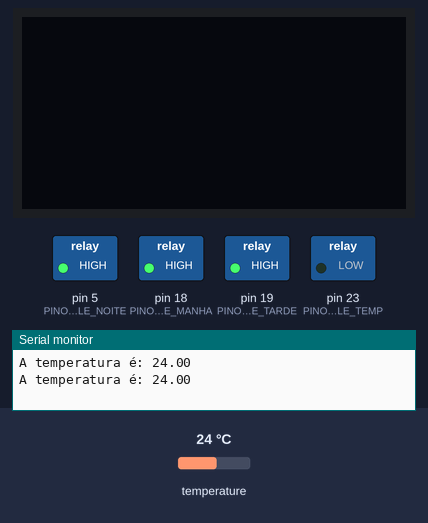
A sketch run on a simulated Arduino Mega 2560, built with avr-gcc and run on an emulated ATmega2560. Shown: 128×64 one-colour display, switched loads named in the sketch (green lamp = pin HIGH), the last lines printed to the serial monitor. The inputs (shaded band) are chosen by the test bench; at power-on: temperature 24 °C.

Above: at 2.6 s.
2.7 s: temperature set to 29.6 °C
4.7 s: temperature set to 30.5 °C
At 5.9 s:
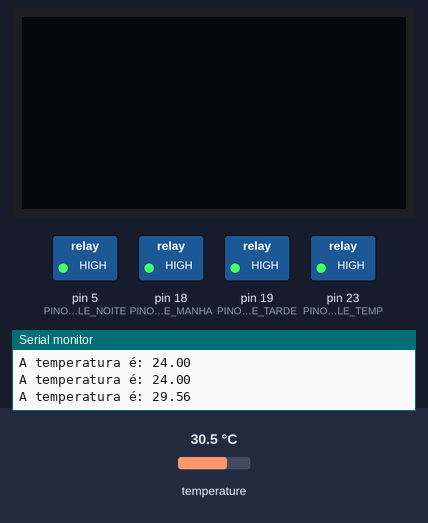
6.8 s: temperature set to 12 °C
At 7.6 s:
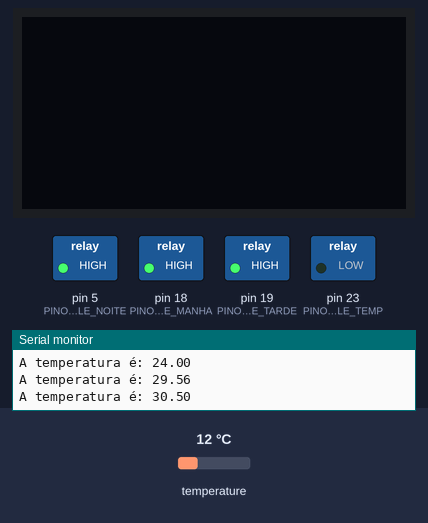
8.6 s: temperature set to 33 °C
At 9.4 s:
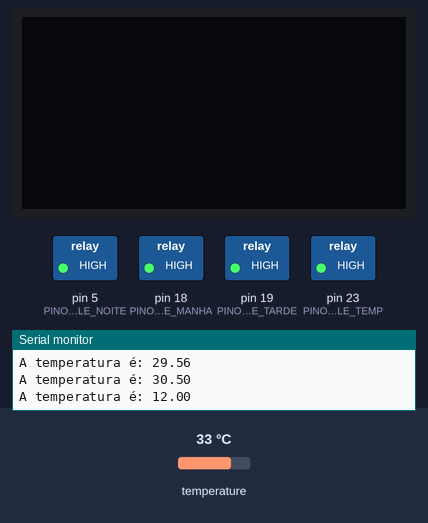
Timing chart, 0 to 11.4 s (numbered marks = the images above; inputs shaded):
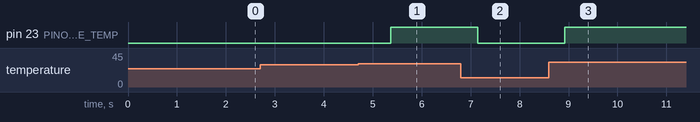

The sketch:

acender.ino
```cpp
//Inclusao das bibliotecas
#include <SPI.h>
#include <Wire.h>
#include "RTClib.h"
#include <Adafruit_GFX.h>
#include <Adafruit_SSD1306.h>
#include <OneWire.h>
#include <DallasTemperature.h>

const byte SCREEN_WIDTH = 128;  // OLED display width, in pixels
const byte SCREEN_HEIGHT = 64;  // OLED display height, in pixels

#define PINO_RELE_MANHA 18  //pino definido para conexao com o relé da lampada azul de manha
#define PINO_RELE_TARDE 19  //pino definido para conexao com o relé da lampada azul de tarde
#define PINO_RELE_NOITE 5  //pino definido para conexao com o relé da lampada branca de noite
#define PINO_RELE_TEMP 23  // pino definido para conexao com o relé da lampada de temperatura
#define PINO_DADOS_TEMP 4 //pino de dados do sensor está ligado na porta 2 do Arduino

// variaveis para acionar relé da lampada azul de manha
const int HORA_AZUL_MANHA_ON = 12;
const int MINUTO_AZUL_MANHA_ON = 36;
const int HORA_AZUL_MANHA_OFF = 12;
const int MINUTO_AZUL_MANHA_OFF = 42;

// variaveis para acionar relé da lampada azul de tarde
const int HORA_AZUL_TARDE_ON = 12;
const int MINUTO_AZUL_TARDE_ON = 37;
const int HORA_AZUL_TARDE_OFF = 12;
const int MINUTO_AZUL_TARDE_OFF = 41;

// variaveis para acionar relé da lampada branca de noite
const int HORA_BRANCA_NOITE_ON = 12;
const int MINUTO_BRANCA_NOITE_ON = 38;
const int HORA_BRANCA_NOITE_OFF = 12;
const int MINUTO_BRANCA_NOITE_OFF = 40;

//Variaveis para display
const int TAMANHO_LETRA = 1;
const int TAMANHO_HORA = 2;
const int POSICAO_Y = 16;
const int POSICAO_HORA = 1;

// configurações dos sensor de temperatura
const int ALARME_TEMP = 30;
OneWire oneWire(PINO_DADOS_TEMP);  /*Protocolo OneWire*/
DallasTemperature sensors(&oneWire); /*encaminha referências OneWire para o sensor*/


// Declaração para um monitor SSD1306 conectado a I2C (SDA, pinos SCL)
const int OLED_RESET = -1;  // Pino de reset # (ou -1 se compartilhar o pino de reset do Arduino)
Adafruit_SSD1306 display(SCREEN_WIDTH, SCREEN_HEIGHT, &Wire, OLED_RESET);


//As linhas de codigo a seguir devem ser comentadas, ou descomentadas, de acordo com o modelo de RTC utilizado (DS1307 ou DS3132)
RTC_DS1307 rtc;  //Objeto rtc da classe DS1307
char diasDaSemana[7][12] = {"Domingo", "Segunda", "Terca", "Quarta", "Quinta", "Sexta", "Sabado"};  //Dias da semana

void setup() {

  // inicialize com o endereço I2C 0x3C
  display.begin(SSD1306_SWITCHCAPVCC, 0x3C);

  Serial.begin(115200);                        //Inicializa a comunicacao serial


  //rtc.adjust(DateTime(2023, 5, 1, 21, 35, 0));  //Ajusta o tempo do RTC para a data e hora definida pelo usuario.
  delay(10);                                      //100 Milissegundos
  pinMode (PINO_RELE_TEMP, OUTPUT);
  pinMode(PINO_RELE_MANHA, OUTPUT);
  pinMode(PINO_RELE_TARDE, OUTPUT);
  pinMode(PINO_RELE_NOITE, OUTPUT);
  digitalWrite(PINO_RELE_MANHA, HIGH);
  digitalWrite(PINO_RELE_TARDE, HIGH);
  digitalWrite(PINO_RELE_NOITE, HIGH);
  digitalWrite(PINO_RELE_TEMP, LOW);

  // Limpe o buffer
  display.clearDisplay();

}

void loop() {

  sensors.requestTemperatures(); /* Envia o comando para leitura da temperatura */
  /********************************************************************/
  Serial.print("A temperatura é: "); /* Printa "A temperatura é:" */
  Serial.println(sensors.getTempCByIndex(0)); /* Endereço do sensor */

  delay(1000);                                       //1 Segundo

  dados_temperatura();

}

void controla_luz(DateTime tempo, const int hora_on, const int minuto_on, const int hora_off, const int minuto_off, int pino_rele){
  if ((tempo.hour() == hora_on) && (tempo.minute() == minuto_on)) {
    digitalWrite(pino_rele, HIGH);
  }
  if ((tempo.hour() == hora_off) && (tempo.minute() == minuto_off)) {
    digitalWrite(pino_rele, LOW);
  }
}

void display_time(DateTime tempo){
  display.setTextSize(TAMANHO_LETRA);
  display.setTextColor(WHITE);
  display.setCursor(0,POSICAO_Y);
  display.println(tempo.day(), DEC);
  display.setTextSize(TAMANHO_LETRA);
  display.setTextColor(WHITE);
  display.setCursor(10,POSICAO_Y);
  display.println("|");
  display.setTextSize(TAMANHO_LETRA);
  display.setTextColor(WHITE);
  display.setCursor(14,POSICAO_Y);
  display.println(tempo.month(), DEC);
  display.setTextSize(TAMANHO_LETRA);
  display.setTextColor(WHITE);
  display.setCursor(26,POSICAO_Y);
  display.println("|");
  display.setTextSize(TAMANHO_LETRA);
  display.setTextColor(WHITE);
  display.setCursor(32,POSICAO_Y);
  display.println(tempo.year(), DEC);
  display.setTextSize(TAMANHO_LETRA);
  display.setTextColor(WHITE);
  display.setCursor(57,POSICAO_Y);
  display.println("-");
  display.setTextSize(TAMANHO_LETRA);
  display.setTextColor(WHITE);
  display.setCursor(64,POSICAO_Y);
  display.println(diasDaSemana[tempo.dayOfTheWeek()]);
//---------------------------------------------------------------------------------------///
  display.setTextSize(TAMANHO_HORA);
  display.setTextColor(WHITE);
  display.setCursor(0,POSICAO_HORA);
  display.println(tempo.hour(), DEC);
  display.setTextSize(TAMANHO_HORA);
  display.setTextColor(WHITE);
  display.setCursor(20,POSICAO_HORA);
  display.println(":");
  display.setTextSize(TAMANHO_HORA);
  display.setTextColor(WHITE);
  display.setCursor(29,POSICAO_HORA);
  display.println(tempo.minute(), DEC);
  display.setTextSize(TAMANHO_HORA);
  display.setTextColor(WHITE);
  display.setCursor(50,POSICAO_HORA);
  display.println(":");
  display.setTextSize(TAMANHO_HORA);
  display.setTextColor(WHITE);
  display.setCursor(58,POSICAO_HORA);
  display.println(tempo.second(), DEC);

}
void dados_temperatura(){
  if (sensors.getTempCByIndex(0) > ALARME_TEMP){
      digitalWrite(PINO_RELE_TEMP, HIGH);
  }else{
      digitalWrite(PINO_RELE_TEMP,LOW);
}
}
void display_temperatura(){
  display.setTextSize(TAMANHO_LETRA);
  display.setTextColor(WHITE);
  display.setCursor(0,28);
  display.println("T:");
  display.setTextSize(TAMANHO_LETRA);
  display.setTextColor(WHITE);
  display.setCursor(10,28);
  display.println(sensors.getTempCByIndex(0));
}
void debug(DateTime tempo){

  /********************************************************************/
  Serial.print("A temperatura é: "); /* Printa "A temperatura é:" */
  Serial.println(sensors.getTempCByIndex(0)); /* Endereço do sensor */

  Serial.print("Data: ");
  Serial.print(tempo.day(), DEC);                    //Imprime dia
  Serial.print('/');                                 //Imprime barra
  Serial.print(tempo.month(), DEC);                  //Imprime mes
  Serial.print('/');                                 //Imprime barra
  Serial.print(tempo.year(), DEC);                   //Imprime ano
  Serial.print(" / Dia da semana: ");                //Imprime texto
  Serial.print(diasDaSemana[tempo.dayOfTheWeek()]);  //Imprime dia da semana
  Serial.print(" / Horas: ");                        //Imprime texto
  Serial.print(tempo.hour(), DEC);                   //Imprime hora
  Serial.print(':');                                 //Imprime dois pontos
  Serial.print(tempo.minute(), DEC);                 //Imprime os minutos
  Serial.print(':');                                 //Imprime dois pontos
  Serial.print(tempo.second(), DEC);                 //Imprime os segundos
  Serial.println();                                  //Quebra de linha
  //---------------------------------------------------------------------------------//
}
```

Measured:
- the behaviour switches between 30 and 30.1 °C on temperature (found by bisection; images 0 and 1)
- after the input at 4.7 s, pin 23 (PINO_RELE_TEMP): LOW → HIGH after 0.67 s
- after the input at 6.8 s, pin 23 (PINO_RELE_TEMP): HIGH → LOW after 0.35 s
- after the input at 8.6 s, pin 23 (PINO_RELE_TEMP): LOW → HIGH after 0.33 s
